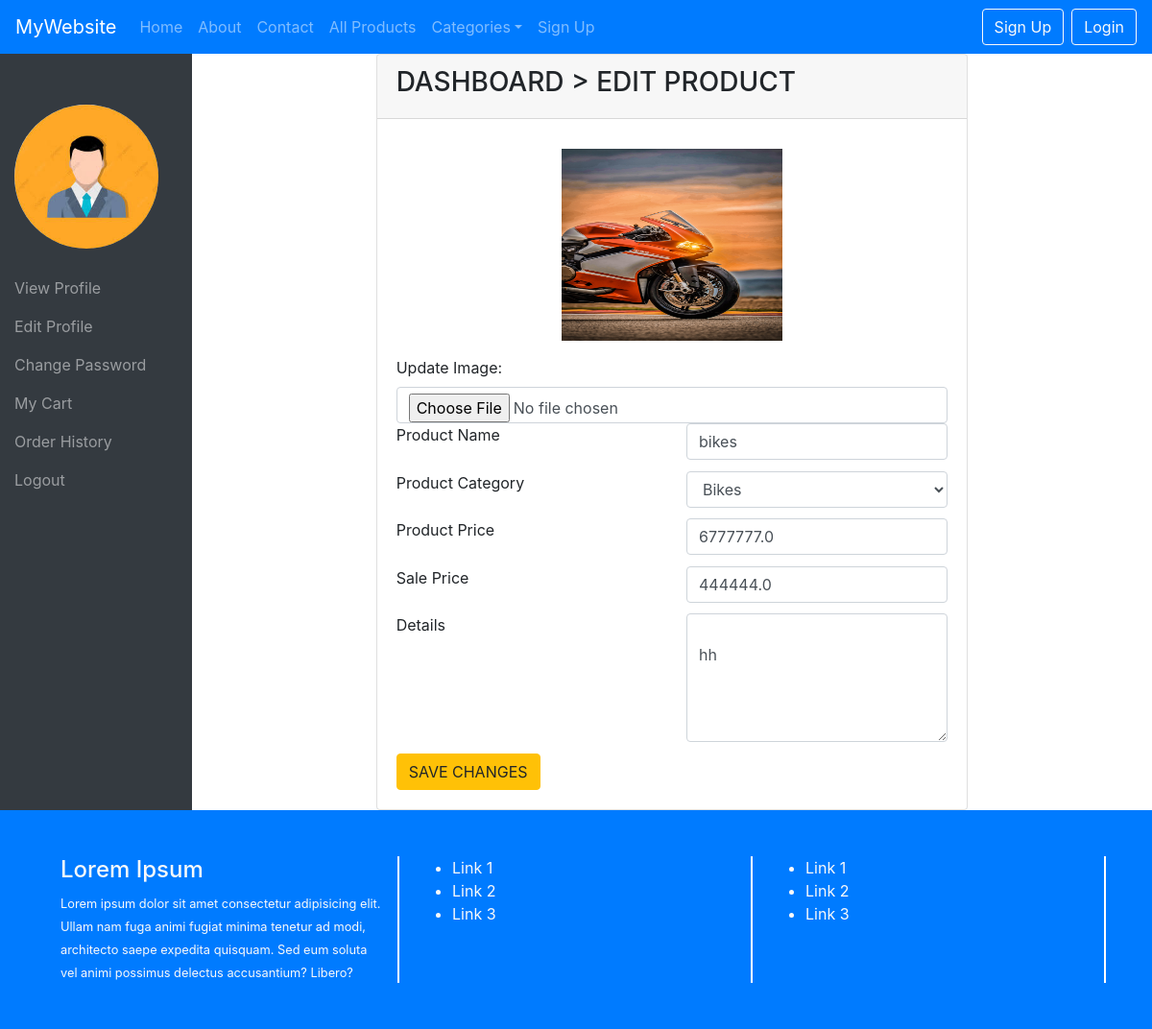
/update_product/?pid=4, run on the app's committed database.
### Eshop/models.py (models this page shows, shortened)
class add_product(models.Model):
    seller=models.ForeignKey(User,on_delete=models.CASCADE)
    product_name=models.CharField(max_length=100)
    product_category=models.ForeignKey(Category,on_delete=models.CASCADE)
    product_price=models.FloatField()
    sale_price=models.FloatField()
    product_images=models.ImageField(upload_to="products/%Y/%m/%d")
    details=models.TextField()

### Eshop/views.py (the view, shortened to what this page needs)
# urls.py: path('update_product/',views.update_product, name="update_product"),
def update_product(request):
    context ={}
    cats = Category.objects.all().order_by("cat_name")
    context["category"] = cats
    pid = request.GET["pid"]
    product = get_object_or_404(add_product,id=pid)
    context["product"] = product
    return render(request,"update_product.html",context)

### Eshop/templates/update_product.html (shortened to what this page needs)
{% extends "dashboard_base.html" %}
{% load static %}
{% block dashboard %}
    <div class="container">
        <div class="row">
            <div class="col-md-8 mx-auto">
                <div class="card">
                    <div class="card-header">
                        <h3>DASHBOARD &gt; EDIT PRODUCT</h3>
                    </div>
                    <div class="card-body">
                        <form action="" method="post" enctype="multipart/form-data">
                            <div class="row">
                                <div class="col-md-12">
                                    <div class="text-center">
                                        <img src="/media/{{product.product_images}}" style="height:200px;width:40%;">
                                    </div>
                                    <label class="mt-3">Update Image: </label>
                                    <input type="file" class="form-control" name="pimg">
                                </div>
                                <div class="col-md-6">
                                    <label for="">Product Name</label>
                                </div>
                                <div class="col-md-6">
                                    <input type="text" class="form-control" name="pname" value="{{product.product_name}}">
                                </div>
                            </div>
                            <div class="row">
                                <div class="col-md-6">
                                    <label for="">Product Category</label>
                                </div>
                                <div class="col-md-6">
                                    <select name="pcat" id="" class="form-control">
                                        {% for i in category %}
                                            {% if i.id == product.product_category.id %}
                                            <option value="{{i.id}}" selected>{{i.cat_name}}</option>
                                            {% else %}
                                            <option value="{{i.id}}">{{i.cat_name}}</option>
                                            {% endif %}
                                        {% endfor %}
                                    </select>
                                </div>
                            </div>
                            <div class="row">
                                <div class="col-md-6">
                                    <label for="">Product Price</label>
                                </div>
                                <div class="col-md-6">
                                    <input type="number" name="pp" class="form-control" value="{{product.product_price}}">
                                </div>
                            </div>
                            <div class="row">
                                <div class="col-md-6">
                                    <label for="">Sale Price</label>
                                </div>
                                <div class="col-md-6">
                                    <input type="number" name="sp" class="form-control" value="{{product.sale_price}}">
                                </div>
                            </div>
                            <div class="row">
                                <div class="col-md-6">
                                    <label for="">Details</label>
                                </div>
                                <div class="col-md-6">
                                    <textarea name="des" class="form-control" rows="5">
                                        {{product.details}}
                                    </textarea>
                                </div>
                            </div>
                            <div class="row">
                                <div class="col-md-6">
                                    <input type="submit" class="btn btn-warning" value="SAVE CHANGES">
                                </div>
                            </div>
                        </form>
                    </div>
                </div>
            </div>
        </div>
    </div>
{% endblock %}

### Eshop/templates/base.html (style rules this page uses)
img { width:100%; }

### Eshop/templates/update_product.html (style rules this page uses)
form .row { margin-top:2%; }

### data on the page
add_product: product_images (picture), pname "bikes", pp "6777777.0", sp "444444.0", des "hh"

### other printed values
form field pcat "Bikes"
